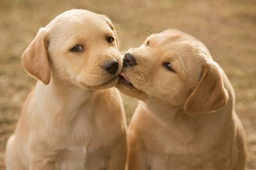
#> input picture img-proc-nbs/tests/images/test1.jpg, 256 x 170 px, shrunk from 615 x 409 before the run
$ jupyter execute test1.py.ipynb
#> lines starting #> are read from the running program, lines starting #| are printed output that depends on the picture
[cell 1]
import matplotlib.pyplot as plt
import cv2
import numpy as np
import matplotlib.image as mpimg

[cell 2]
# read the image

img = mpimg.imread(r'images/test1.jpg')
#> img is the input picture: shape (170, 256, 3); mean R, G, B 168.5, 133, 92.4
image = img.copy() # else it is read only

[cell 3]
# display image chracteristics

print('This image is: ', type(image), 'with dimensions:', image.shape)
#| This image is:  <class 'numpy.ndarray'> with dimensions: (170, 256, 3)

[cell 4]
print(image)
#> (printed output is left out)

[cell 5]
# testing ndArray arrangement

print(image[0][0][1])
#| 112

[cell 6]
# display image

plt.imshow(image)

[cell 7]
# processing 1: boosting the red channel

for row in image:
    for pixel in row:
        inc = pixel[0] + 40
        if inc < 256:
            pixel[0] += 40
        else:
            pixel[0] = 255
#> after the loop, pixel = [207, 134, 99]

[cell 8]
# display image

plt.imshow(image)
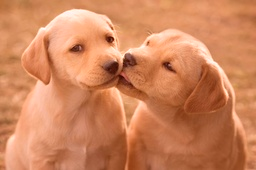
#> shown: shape (170, 256, 3); mean R, G, B 207, 133, 92.4

[cell 9]
def alterImage(image, redShift, greenShift, blueShift):

#> called with redShift = 50, greenShift = 0, blueShift = 0
    def alterPixel(pixel, shift, channel):
        newValue = pixel[channel] + shift
        if newValue < 0:
            pixel[channel] = 0
        elif newValue > 255:
            pixel[channel] = 255
        else:
            pixel[channel] += shift

    for row in image:
        for pixel in row:
            alterPixel(pixel, redShift, 0)
            alterPixel(pixel, greenShift, 1)
            alterPixel(pixel, blueShift, 2)
#> this loop made 170 passes

[cell 10]
image = img.copy()
alterImage(image, 50, 0, 0)
plt.imshow(image)

[cell 11]
# opencv to open and display

img = cv2.imread(r'images/test1.jpg')
image = img.copy()

cv2.imshow('img', image)
cv2.waitKey()

[cell 12]
# opencv channles are a bit different ie  [B G R] for each pixel
print(image)
#> (printed output is left out)
